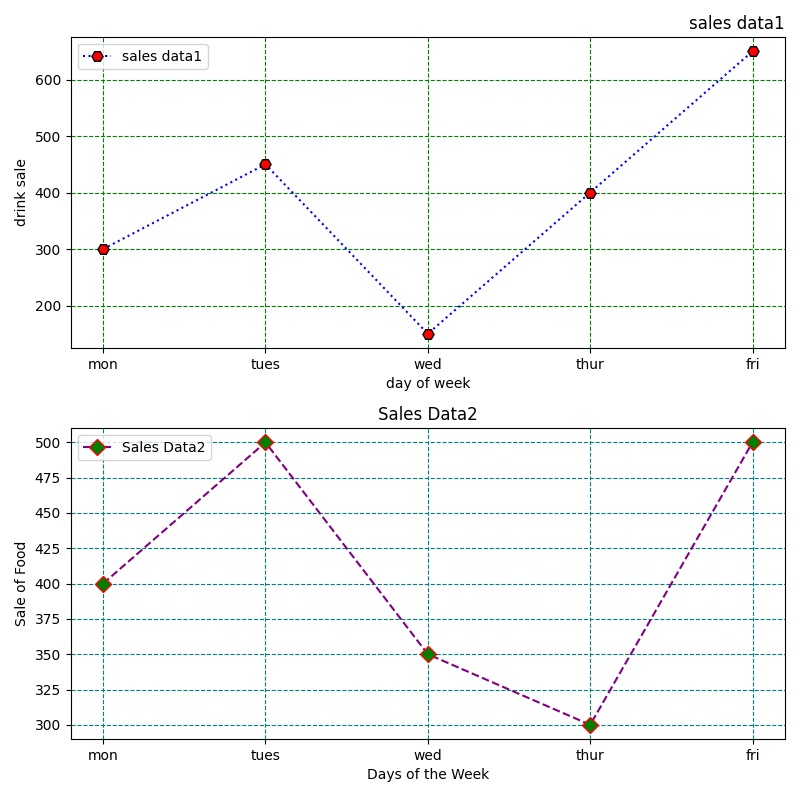

This chart was generated by the following Python code:
import matplotlib.pyplot as plt
days = ['mon' ,'tues' ,'wed','thur','fri']
drink= [300,450,150,400,650]
food= [400,500,350,300,500]
plt.figure(figsize=(8,8))
plt.subplot(2,1,1)
plt.plot(days,drink,linestyle='dotted',color='blue',label='sales data1',marker='H',markersize=8,markerfacecolor='red',markeredgecolor='black')
plt.xlabel('day of week')
plt.ylabel('drink sale')
plt.title('sales data1',loc='right')
plt.grid(color='green',linestyle='--')
plt.legend()
plt.subplot(2,1,2)
plt.plot(days, food, linestyle='--', color='purple', label='Sales Data2', marker='D', markersize=8,markerfacecolor='green', markeredgecolor='red')
plt.xlabel('Days of the Week')
plt.ylabel('Sale of Food')
plt.title('Sales Data2', loc='center')
plt.grid(color='Teal', linestyle='--')
plt.legend()
plt.tight_layout()
plt.show()
